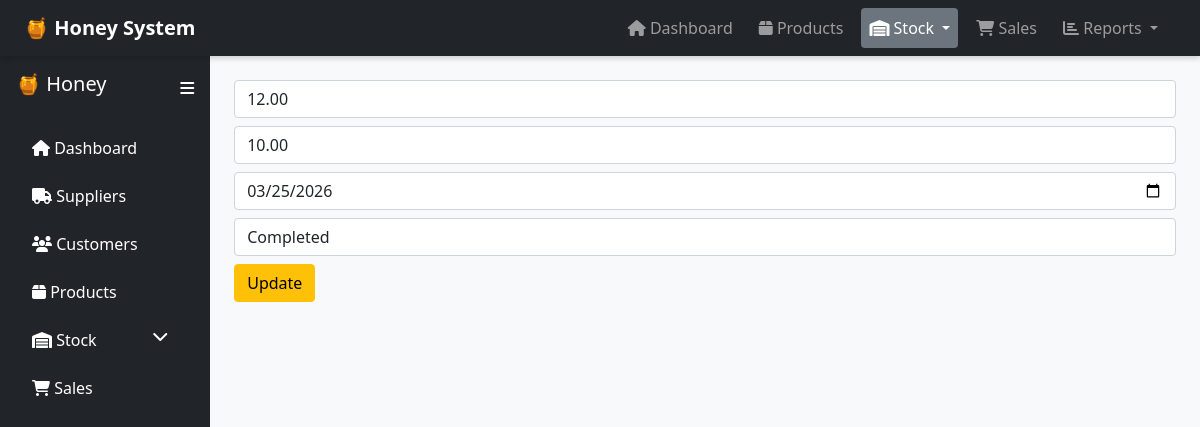
Screenshot of /stock/processed/edit.php?id=1 with the database file from the repository.
### tables this page shows
CREATE TABLE `processingbatch` (
  `BatchID` int(11) NOT NULL,
  `InputQuantityKg` decimal(10,2) DEFAULT NULL,
  `OutputQuantityKg` decimal(10,2) DEFAULT NULL,
  `ProcessingDate` date DEFAULT NULL,
  `Status` varchar(50) DEFAULT NULL
);

### stock/processed/edit.php (the view, shortened to what this page needs)
<?php
include("../../config/db.php");
include("../../includes/layout.php");
$id = $_GET['id'];
$stmt = $conn->prepare("SELECT * FROM processingbatch WHERE BatchID=?");
$stmt->execute([$id]);
$data = $stmt->fetch();
?>
<form method="POST">
    <input name="InputQuantityKg" value="<?= $data['InputQuantityKg'] ?>" class="form-control mb-2">
    <input name="OutputQuantityKg" value="<?= $data['OutputQuantityKg'] ?>" class="form-control mb-2">
    <input type="date" name="ProcessingDate" value="<?= $data['ProcessingDate'] ?>" class="form-control mb-2">
    <input name="Status" value="<?= $data['Status'] ?>" class="form-control mb-2">
    <button class="btn btn-warning">Update</button>
</form>
<?php include("../../includes/footer.php"); ?>

### includes/header.php (style rules this page uses)
body { overflow-x: hidden; }

### rows the page displays
processingbatch: InputQuantityKg "12.00", OutputQuantityKg "10.00", ProcessingDate "03/25/2026", Status "Completed"
